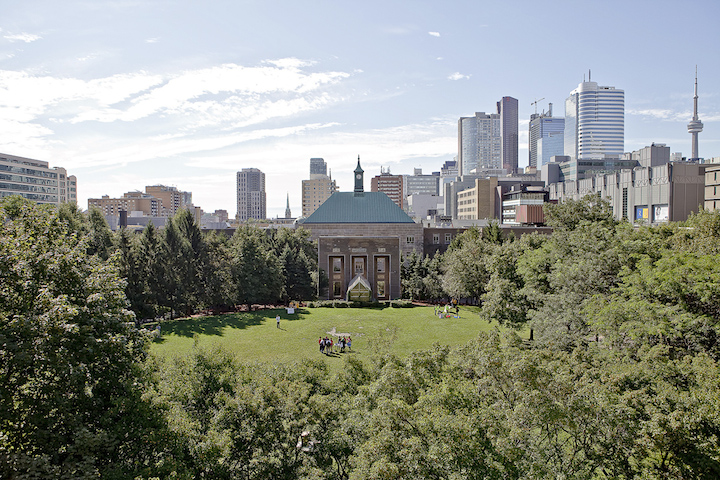
%> input picture ryerson.jpg, 720 x 480 px
$ octave SeamCarverRunner.m   (GNU Octave 9; MATLAB toolbox functions it lacks are replaced by stand-ins)
%> lines starting %> are read from the running program, lines starting %| are printed output that depends on the picture
%Seam Carving
%Algorithm is slow, so images shown are saved outputs.
%Uncomment function calls to run algorithm.
fprintf('**********Seam Removal**********\n')
img = imread('ryerson.jpg');
%> img is the input picture: size 480x720x3 uint8; mean R, G, B 139.5, 142.8, 132.8
fprintf('Original Image: 720x480\n')
imshow(img,[]);
pause;
%Uncomment to actually run the algorithm
% new_img = MySeamCarving(img,480,640);
new_img = imread('ryerson640x480.jpg');
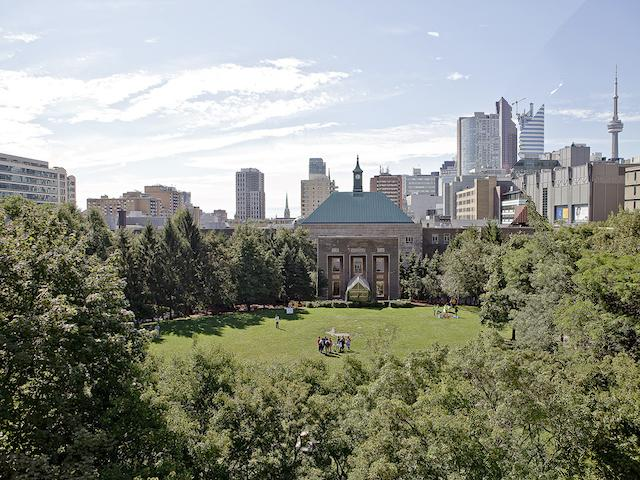
%> input picture ryerson640x480.jpg, 640 x 480 px
%> new_img is the input picture: size 480x640x3 uint8; mean R, G, B 140.6, 143.9, 134.4
fprintf('Resized: 640x480\n')
imshow(new_img,[]);
pause;

%Uncomment to actually run the algorithm
% new_img = MySeamCarving(img,320,720);
new_img = imread('ryerson720x320.jpg');
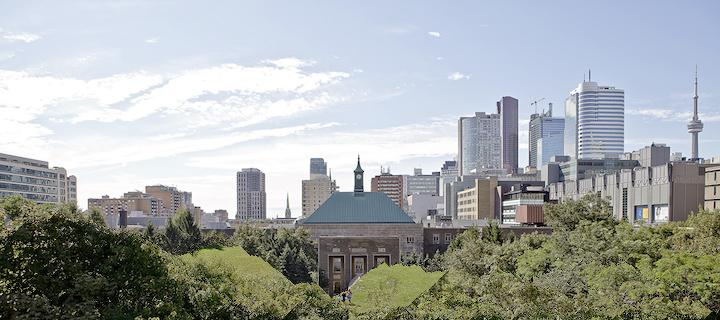
%> input picture ryerson720x320.jpg, 720 x 320 px
%> new_img is the input picture: size 320x720x3 uint8; mean R, G, B 164, 168.4, 167.6
fprintf('Resized: 720x320\n');
imshow(new_img,[]);
fprintf('******************************\n')
pause;

%3.2 Image expansion/Seam Insertion
fprintf('**********Seam Insertion**********\n')
img = imread('niagara.jpg');
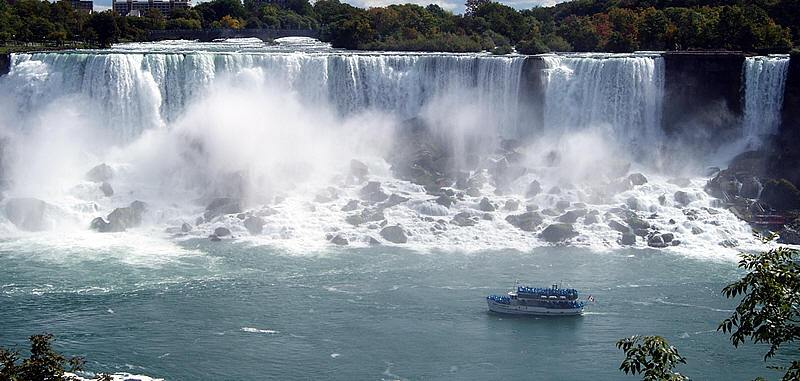
%> input picture niagara.jpg, 800 x 381 px
%> img is the input picture: size 381x800x3 uint8; mean R, G, B 127.4, 137.6, 146.4
fprintf('Original Image: 800x381\n');
imshow(img,[]);
pause;

%Uncomment to actually run the algorithm
% new_img = MySeamCarving(img,400,800);
new_img = imread('niagara800x400.jpg');
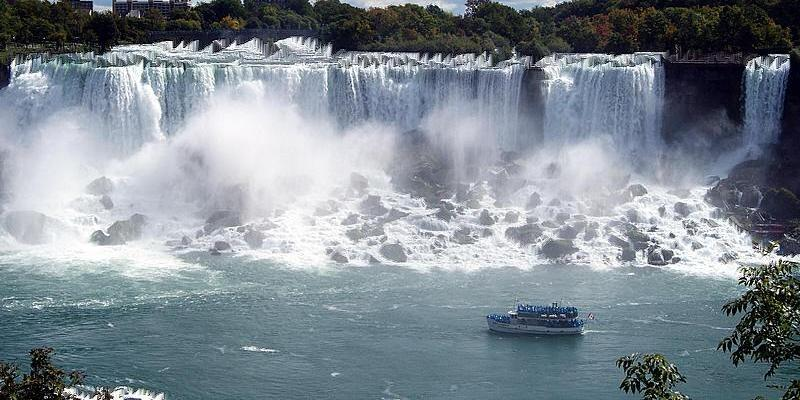
%> input picture niagara800x400.jpg, 800 x 400 px
%> new_img is the input picture: size 400x800x3 uint8; mean R, G, B 127.6, 137.6, 146.4
fprintf('Resized: 800x400\n');
imshow(new_img,[]);
pause;

%Uncomment to actually run the algorithm
% new_img = MySeamCarving(img,400,900);
new_img = imread('niagara900x400.jpg');
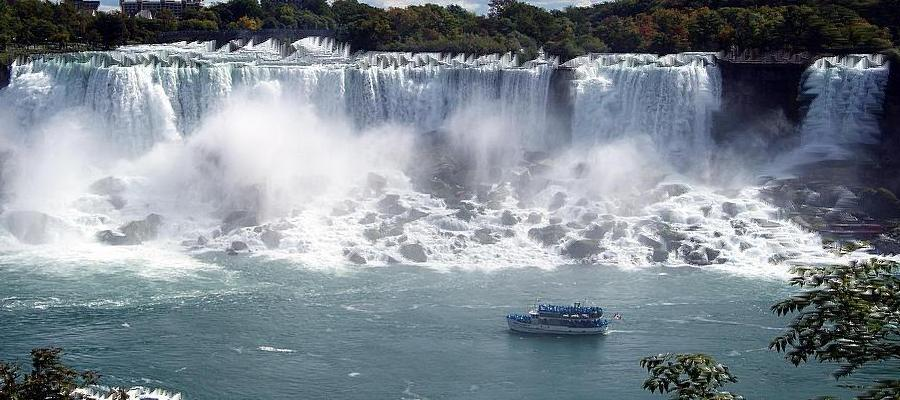
%> input picture niagara900x400.jpg, 900 x 400 px
%> new_img is the input picture: size 400x900x3 uint8; mean R, G, B 124.9, 134.7, 143.5
fprintf('Resized: 900x400\n');
imshow(new_img,[]);
fprintf('******************************\n')
pause;
